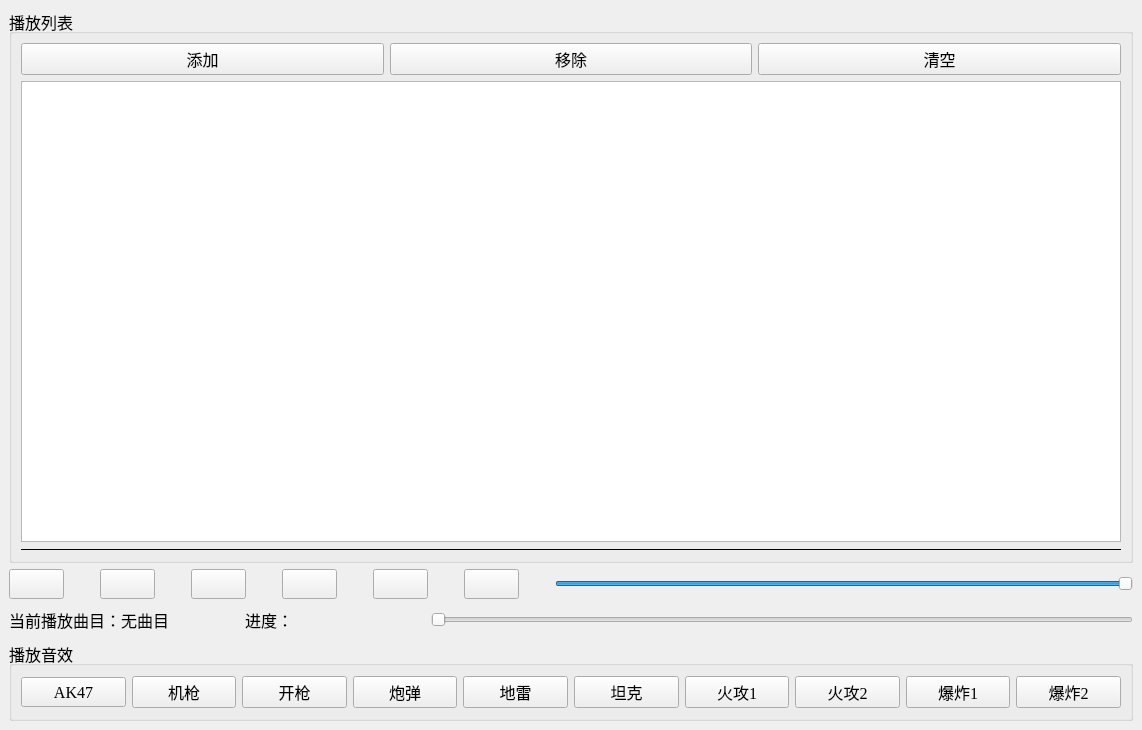
<?xml version="1.0" encoding="UTF-8"?>
<ui version="4.0">
 <class>TestQMediaPlayer</class>
 <widget class="QMainWindow" name="TestQMediaPlayer">
  <property name="geometry">
   <rect>
    <x>0</x>
    <y>0</y>
    <width>1100</width>
    <height>730</height>
   </rect>
  </property>
  <property name="font">
   <font>
    <family>Times New Roman</family>
    <pointsize>12</pointsize>
   </font>
  </property>
  <property name="windowTitle">
   <string>TestQMediaPlayer</string>
  </property>
  <widget class="QWidget" name="centralwidget">
   <layout class="QGridLayout" name="gridLayout_3">
    <item row="0" column="0">
     <widget class="QGroupBox" name="groupBox">
      <property name="title">
       <string>播放列表</string>
      </property>
      <layout class="QGridLayout" name="gridLayout">
       <item row="0" column="0">
        <layout class="QHBoxLayout" name="horizontalLayout">
         <item>
          <widget class="QPushButton" name="btnAdd">
           <property name="minimumSize">
            <size>
             <width>80</width>
             <height>30</height>
            </size>
           </property>
           <property name="text">
            <string>添加</string>
           </property>
           <property name="icon">
            <iconset resource="images.qrc">
             <normaloff>:/images/316.bmp</normaloff>:/images/316.bmp</iconset>
           </property>
          </widget>
         </item>
         <item>
          <widget class="QPushButton" name="btnRemove">
           <property name="minimumSize">
            <size>
             <width>80</width>
             <height>30</height>
            </size>
           </property>
           <property name="text">
            <string>移除</string>
           </property>
           <property name="icon">
            <iconset resource="images.qrc">
             <normaloff>:/images/318.bmp</normaloff>:/images/318.bmp</iconset>
           </property>
          </widget>
         </item>
         <item>
          <widget class="QPushButton" name="btnClear">
           <property name="minimumSize">
            <size>
             <width>80</width>
             <height>30</height>
            </size>
           </property>
           <property name="text">
            <string>清空</string>
           </property>
           <property name="icon">
            <iconset resource="images.qrc">
             <normaloff>:/images/214.bmp</normaloff>:/images/214.bmp</iconset>
           </property>
          </widget>
         </item>
        </layout>
       </item>
       <item row="2" column="0">
        <widget class="Line" name="line">
         <property name="frameShadow">
          <enum>QFrame::Plain</enum>
         </property>
         <property name="orientation">
          <enum>Qt::Horizontal</enum>
         </property>
        </widget>
       </item>
       <item row="1" column="0">
        <widget class="QListWidget" name="listWidget">
         <property name="minimumSize">
          <size>
           <width>1100</width>
           <height>400</height>
          </size>
         </property>
        </widget>
       </item>
      </layout>
     </widget>
    </item>
    <item row="1" column="0">
     <layout class="QVBoxLayout" name="verticalLayout">
      <item>
       <layout class="QHBoxLayout" name="horizontalLayout_2">
        <item>
         <widget class="QPushButton" name="btnPlay">
          <property name="minimumSize">
           <size>
            <width>30</width>
            <height>30</height>
           </size>
          </property>
          <property name="toolTip">
           <string>播放</string>
          </property>
          <property name="text">
           <string/>
          </property>
          <property name="icon">
           <iconset resource="images.qrc">
            <normaloff>:/images/620.bmp</normaloff>:/images/620.bmp</iconset>
          </property>
         </widget>
        </item>
        <item>
         <spacer name="horizontalSpacer">
          <property name="orientation">
           <enum>Qt::Horizontal</enum>
          </property>
          <property name="sizeType">
           <enum>QSizePolicy::Fixed</enum>
          </property>
          <property name="sizeHint" stdset="0">
           <size>
            <width>30</width>
            <height>30</height>
           </size>
          </property>
         </spacer>
        </item>
        <item>
         <widget class="QPushButton" name="btnPause">
          <property name="minimumSize">
           <size>
            <width>30</width>
            <height>30</height>
           </size>
          </property>
          <property name="toolTip">
           <string>暂停</string>
          </property>
          <property name="text">
           <string/>
          </property>
          <property name="icon">
           <iconset resource="images.qrc">
            <normaloff>:/images/622.bmp</normaloff>:/images/622.bmp</iconset>
          </property>
         </widget>
        </item>
        <item>
         <spacer name="horizontalSpacer_2">
          <property name="orientation">
           <enum>Qt::Horizontal</enum>
          </property>
          <property name="sizeType">
           <enum>QSizePolicy::Fixed</enum>
          </property>
          <property name="sizeHint" stdset="0">
           <size>
            <width>30</width>
            <height>30</height>
           </size>
          </property>
         </spacer>
        </item>
        <item>
         <widget class="QPushButton" name="btnStop">
          <property name="minimumSize">
           <size>
            <width>30</width>
            <height>30</height>
           </size>
          </property>
          <property name="toolTip">
           <string>停止</string>
          </property>
          <property name="text">
           <string/>
          </property>
          <property name="icon">
           <iconset resource="images.qrc">
            <normaloff>:/images/624.bmp</normaloff>:/images/624.bmp</iconset>
          </property>
         </widget>
        </item>
        <item>
         <spacer name="horizontalSpacer_3">
          <property name="orientation">
           <enum>Qt::Horizontal</enum>
          </property>
          <property name="sizeType">
           <enum>QSizePolicy::Fixed</enum>
          </property>
          <property name="sizeHint" stdset="0">
           <size>
            <width>30</width>
            <height>30</height>
           </size>
          </property>
         </spacer>
        </item>
        <item>
         <widget class="QPushButton" name="btnPrevious">
          <property name="minimumSize">
           <size>
            <width>30</width>
            <height>30</height>
           </size>
          </property>
          <property name="toolTip">
           <string>前一曲目</string>
          </property>
          <property name="text">
           <string/>
          </property>
          <property name="icon">
           <iconset resource="images.qrc">
            <normaloff>:/images/616.bmp</normaloff>:/images/616.bmp</iconset>
          </property>
         </widget>
        </item>
        <item>
         <spacer name="horizontalSpacer_4">
          <property name="orientation">
           <enum>Qt::Horizontal</enum>
          </property>
          <property name="sizeType">
           <enum>QSizePolicy::Fixed</enum>
          </property>
          <property name="sizeHint" stdset="0">
           <size>
            <width>30</width>
            <height>30</height>
           </size>
          </property>
         </spacer>
        </item>
        <item>
         <widget class="QPushButton" name="btnNext">
          <property name="minimumSize">
           <size>
            <width>30</width>
            <height>30</height>
           </size>
          </property>
          <property name="toolTip">
           <string>下一曲目</string>
          </property>
          <property name="text">
           <string/>
          </property>
          <property name="icon">
           <iconset resource="images.qrc">
            <normaloff>:/images/630.bmp</normaloff>:/images/630.bmp</iconset>
          </property>
         </widget>
        </item>
        <item>
         <spacer name="horizontalSpacer_5">
          <property name="orientation">
           <enum>Qt::Horizontal</enum>
          </property>
          <property name="sizeType">
           <enum>QSizePolicy::Fixed</enum>
          </property>
          <property name="sizeHint" stdset="0">
           <size>
            <width>30</width>
            <height>30</height>
           </size>
          </property>
         </spacer>
        </item>
        <item>
         <widget class="QPushButton" name="btnSound">
          <property name="minimumSize">
           <size>
            <width>30</width>
            <height>30</height>
           </size>
          </property>
          <property name="focusPolicy">
           <enum>Qt::StrongFocus</enum>
          </property>
          <property name="autoFillBackground">
           <bool>false</bool>
          </property>
          <property name="text">
           <string/>
          </property>
          <property name="icon">
           <iconset>
            <normaloff>:/images/images/volumn.bmp</normaloff>:/images/images/volumn.bmp</iconset>
          </property>
          <property name="checkable">
           <bool>false</bool>
          </property>
          <property name="autoDefault">
           <bool>true</bool>
          </property>
          <property name="default">
           <bool>false</bool>
          </property>
          <property name="flat">
           <bool>false</bool>
          </property>
         </widget>
        </item>
        <item>
         <spacer name="horizontalSpacer_6">
          <property name="orientation">
           <enum>Qt::Horizontal</enum>
          </property>
          <property name="sizeType">
           <enum>QSizePolicy::Fixed</enum>
          </property>
          <property name="sizeHint" stdset="0">
           <size>
            <width>30</width>
            <height>30</height>
           </size>
          </property>
         </spacer>
        </item>
        <item>
         <widget class="QSlider" name="sliderVolumn">
          <property name="minimumSize">
           <size>
            <width>100</width>
            <height>30</height>
           </size>
          </property>
          <property name="maximum">
           <number>100</number>
          </property>
          <property name="value">
           <number>100</number>
          </property>
          <property name="orientation">
           <enum>Qt::Horizontal</enum>
          </property>
         </widget>
        </item>
       </layout>
      </item>
      <item>
       <layout class="QHBoxLayout" name="horizontalLayout_3">
        <item>
         <widget class="QLabel" name="LabCurMedia">
          <property name="minimumSize">
           <size>
            <width>230</width>
            <height>30</height>
           </size>
          </property>
          <property name="text">
           <string>当前播放曲目：无曲目</string>
          </property>
         </widget>
        </item>
        <item>
         <widget class="QLabel" name="LabRatio">
          <property name="minimumSize">
           <size>
            <width>180</width>
            <height>30</height>
           </size>
          </property>
          <property name="text">
           <string>进度：</string>
          </property>
         </widget>
        </item>
        <item>
         <widget class="QSlider" name="sliderPosition">
          <property name="minimumSize">
           <size>
            <width>100</width>
            <height>30</height>
           </size>
          </property>
          <property name="tracking">
           <bool>false</bool>
          </property>
          <property name="orientation">
           <enum>Qt::Horizontal</enum>
          </property>
         </widget>
        </item>
       </layout>
      </item>
     </layout>
    </item>
    <item row="2" column="0">
     <widget class="QGroupBox" name="groupBox_2">
      <property name="minimumSize">
       <size>
        <width>500</width>
        <height>80</height>
       </size>
      </property>
      <property name="title">
       <string>播放音效</string>
      </property>
      <layout class="QGridLayout" name="gridLayout_2">
       <item row="0" column="0">
        <widget class="QPushButton" name="pushButton1">
         <property name="minimumSize">
          <size>
           <width>80</width>
           <height>30</height>
          </size>
         </property>
         <property name="text">
          <string>AK47</string>
         </property>
        </widget>
       </item>
       <item row="0" column="1">
        <widget class="QPushButton" name="pushButton2">
         <property name="minimumSize">
          <size>
           <width>80</width>
           <height>30</height>
          </size>
         </property>
         <property name="text">
          <string>机枪</string>
         </property>
        </widget>
       </item>
       <item row="0" column="2">
        <widget class="QPushButton" name="pushButton3">
         <property name="minimumSize">
          <size>
           <width>80</width>
           <height>30</height>
          </size>
         </property>
         <property name="text">
          <string>开枪</string>
         </property>
        </widget>
       </item>
       <item row="0" column="3">
        <widget class="QPushButton" name="pushButton4">
         <property name="minimumSize">
          <size>
           <width>80</width>
           <height>30</height>
          </size>
         </property>
         <property name="text">
          <string>炮弹</string>
         </property>
        </widget>
       </item>
       <item row="0" column="4">
        <widget class="QPushButton" name="pushButton5">
         <property name="text">
          <string>地雷</string>
         </property>
        </widget>
       </item>
       <item row="0" column="5">
        <widget class="QPushButton" name="pushButton6">
         <property name="text">
          <string>坦克</string>
         </property>
        </widget>
       </item>
       <item row="0" column="6">
        <widget class="QPushButton" name="pushButton7">
         <property name="text">
          <string>火攻1</string>
         </property>
        </widget>
       </item>
       <item row="0" column="7">
        <widget class="QPushButton" name="pushButton8">
         <property name="text">
          <string>火攻2</string>
         </property>
        </widget>
       </item>
       <item row="0" column="8">
        <widget class="QPushButton" name="pushButton9">
         <property name="minimumSize">
          <size>
           <width>80</width>
           <height>30</height>
          </size>
         </property>
         <property name="text">
          <string>爆炸1</string>
         </property>
        </widget>
       </item>
       <item row="0" column="9">
        <widget class="QPushButton" name="pushButton10">
         <property name="minimumSize">
          <size>
           <width>80</width>
           <height>30</height>
          </size>
         </property>
         <property name="text">
          <string>爆炸2</string>
         </property>
        </widget>
       </item>
      </layout>
     </widget>
    </item>
   </layout>
  </widget>
 </widget>
 <resources>
  <include location="images.qrc"/>
 </resources>
 <connections/>
</ui>
